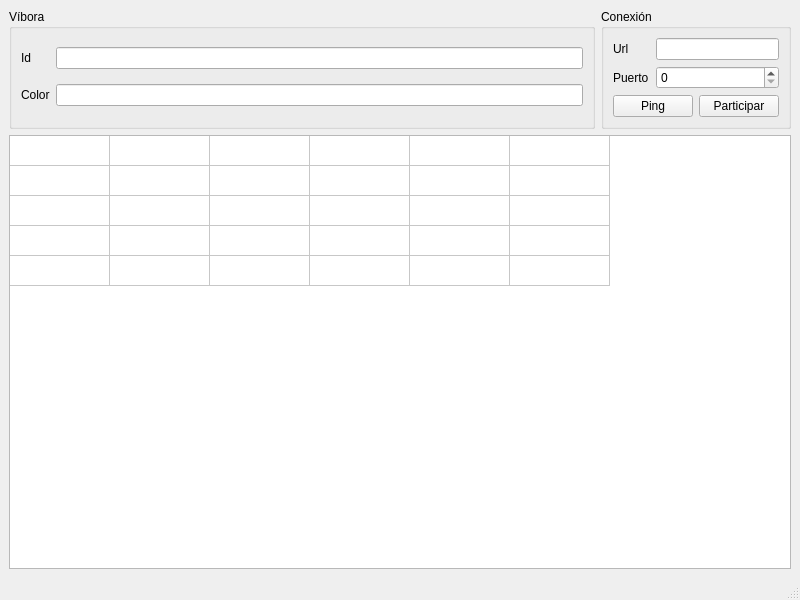
<?xml version="1.0" encoding="UTF-8"?>
<ui version="4.0">
 <class>MainWindow</class>
 <widget class="QMainWindow" name="MainWindow">
  <property name="geometry">
   <rect>
    <x>0</x>
    <y>0</y>
    <width>800</width>
    <height>600</height>
   </rect>
  </property>
  <property name="windowTitle">
   <string>Cliente</string>
  </property>
  <widget class="QWidget" name="centralwidget">
   <layout class="QGridLayout" name="gridLayout_3">
    <item row="0" column="0">
     <widget class="QGroupBox" name="Group_vibora">
      <property name="title">
       <string>Víbora</string>
      </property>
      <layout class="QGridLayout" name="gridLayout">
       <item row="0" column="0">
        <widget class="QLabel" name="label_id">
         <property name="text">
          <string>Id</string>
         </property>
        </widget>
       </item>
       <item row="0" column="1">
        <widget class="QLineEdit" name="line_id"/>
       </item>
       <item row="1" column="1">
        <widget class="QLineEdit" name="line_color"/>
       </item>
       <item row="1" column="0">
        <widget class="QLabel" name="label_color">
         <property name="text">
          <string>Color</string>
         </property>
        </widget>
       </item>
      </layout>
      <zorder>line_id</zorder>
      <zorder>line_color</zorder>
      <zorder>label_id</zorder>
      <zorder>label_color</zorder>
     </widget>
    </item>
    <item row="0" column="1">
     <widget class="QGroupBox" name="groupBox_2">
      <property name="title">
       <string>Conexión</string>
      </property>
      <layout class="QGridLayout" name="gridLayout_2">
       <item row="0" column="1" colspan="2">
        <widget class="QLineEdit" name="line_url"/>
       </item>
       <item row="2" column="0" colspan="2">
        <widget class="QPushButton" name="btn_ping">
         <property name="text">
          <string>Ping</string>
         </property>
        </widget>
       </item>
       <item row="1" column="1" colspan="2">
        <widget class="QSpinBox" name="spin_puerto">
         <property name="maximum">
          <number>10000</number>
         </property>
        </widget>
       </item>
       <item row="2" column="2">
        <widget class="QPushButton" name="btn_participa">
         <property name="text">
          <string>Participar</string>
         </property>
        </widget>
       </item>
       <item row="0" column="0">
        <widget class="QLabel" name="label_url">
         <property name="text">
          <string>Url</string>
         </property>
        </widget>
       </item>
       <item row="1" column="0">
        <widget class="QLabel" name="label_puerto">
         <property name="text">
          <string>Puerto</string>
         </property>
        </widget>
       </item>
      </layout>
      <zorder>line_url</zorder>
      <zorder>label_url</zorder>
      <zorder>label_puerto</zorder>
      <zorder>spin_puerto</zorder>
      <zorder>btn_ping</zorder>
      <zorder>btn_participa</zorder>
     </widget>
    </item>
    <item row="1" column="0" colspan="2">
     <widget class="QTableWidget" name="tableWidget">
      <attribute name="horizontalHeaderVisible">
       <bool>false</bool>
      </attribute>
      <attribute name="horizontalHeaderMinimumSectionSize">
       <number>10</number>
      </attribute>
      <attribute name="verticalHeaderVisible">
       <bool>false</bool>
      </attribute>
      <attribute name="verticalHeaderMinimumSectionSize">
       <number>10</number>
      </attribute>
      <row>
       <property name="text">
        <string>New Row</string>
       </property>
      </row>
      <row>
       <property name="text">
        <string>New Row</string>
       </property>
      </row>
      <row>
       <property name="text">
        <string>New Row</string>
       </property>
      </row>
      <row>
       <property name="text">
        <string>New Row</string>
       </property>
      </row>
      <row>
       <property name="text">
        <string>New Row</string>
       </property>
      </row>
      <column>
       <property name="text">
        <string>New Column</string>
       </property>
      </column>
      <column>
       <property name="text">
        <string>New Column</string>
       </property>
      </column>
      <column>
       <property name="text">
        <string>New Column</string>
       </property>
      </column>
      <column>
       <property name="text">
        <string>New Column</string>
       </property>
      </column>
      <column>
       <property name="text">
        <string>New Column</string>
       </property>
      </column>
      <column>
       <property name="text">
        <string>New Column</string>
       </property>
      </column>
     </widget>
    </item>
   </layout>
  </widget>
  <widget class="QStatusBar" name="statusbar"/>
 </widget>
 <resources/>
 <connections/>
</ui>
